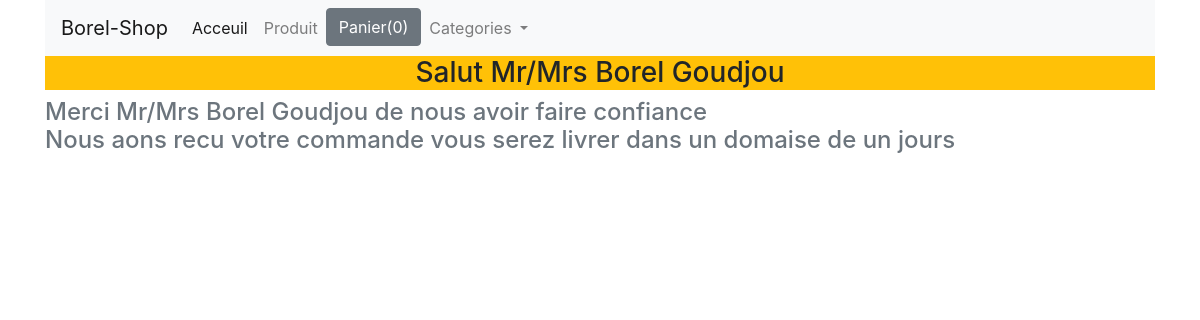
The page /confirmation/ on the database as committed earlier.
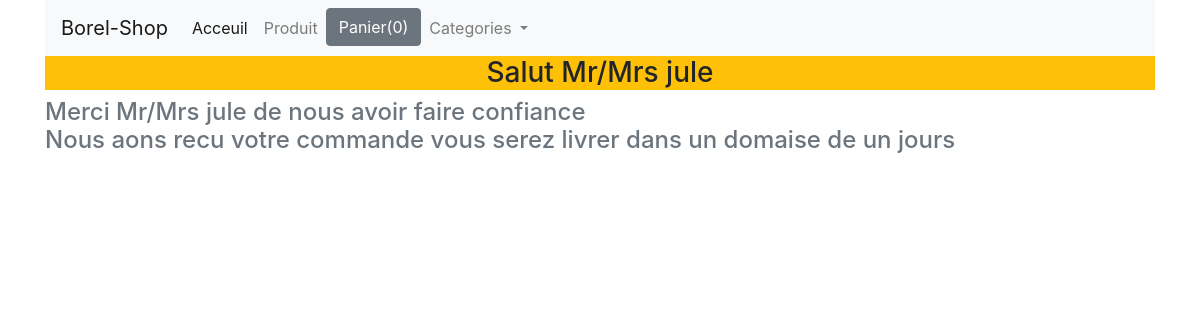
The same page on the database as committed later.
### shop/models.py (models this page shows, shortened)
class Commande(models.Model):
    items = models.CharField(max_length=1000)
    total = models.CharField(max_length=300)
    nom = models.CharField(max_length= 200)
    email = models.EmailField(max_length= 200)
    address = models.CharField(max_length= 200)
    ville  = models.CharField(max_length= 300)
    pays = models.CharField(max_length=300)
    zipcode = models.CharField(max_length=300)
    date_commande = models.DateTimeField(auto_now=True)
    class Meta:
        ordering = ['-date_commande']

### shop/views.py (the view)
# urls.py: path('confirmation/', confirmation, name="confir")
def confirmation(request):
    category = Category.objects.all()
    info = Commande.objects.all()[:1] #Ne prend que element 1
    for item in info :
        nom = item.nom
    return render(request, 'shop/confirmation.html', {'name' : nom, 'category' :category})

### shop/templates/shop/confirmation.html
{% extends "shop/base.html" %}
{% block content %}
<div class="row">
    <div class="col-md-12 ">
        <h3 class="=txt-dark text-center badge-warning"> Salut Mr/Mrs {{name}}</h3>
        <h4 class="text-muted"> Merci Mr/Mrs {{name}} de nous avoir faire confiance <br>
            Nous aons recu votre commande vous serez livrer dans un domaise de un jours </h4>
    </div>
</div>
{% endblock  %}

### shop/templates/shop/base.html (shortened to what this page needs)
<!DOCTYPE html>
<html lang="en">
<head>
    <link rel="stylesheet" href="https://cdn.jsdelivr.net/npm/bootstrap@4.0.0/dist/css/bootstrap.min.css">
  </head>
<body>
    <div class="container">
        <div class="row">
            <div class = "col-md-12">
                <nav class="navbar navbar-expand-lg navbar-light bg-light">
                    <a class="navbar-brand" href="{% url 'home' %}"> Borel-Shop </a>
                    <div class="collapse navbar-collapse" id="navbarNavDropdown">
                      <ul class="navbar-nav">
                        <li class="nav-item active">
                          <a class="nav-link" href= "{% url 'home' %}"> Acceuil <span class="sr-only">(current)</span></a>
                        </li>
                        <li class="nav-item">
                          <a class="nav-link" href="#">Produit</a>
                        </li>
                        <li class="nav-item">
                          <button id ="panier" type="button" class="btn btn-secondary" data-html ="true" data-container="body" data-toggle="popover" data-placement="bottom" data-content="Vivamus
                            sagittis lacus vel augue laoreet rutrum faucibus.">
                            Panier(0)
                          </button>
                        </li>
                        <li class="nav-item dropdown">
                          <a class="nav-link dropdown-toggle" href="#" id="navbarDropdownMenuLink" data-toggle="dropdown" aria-haspopup="true" aria-expanded="false">
                            Categories
                          </a>
                        </li>
                      </ul>
                    </div>
                  </nav>
            </div>
        </div>
        {% block content %}{% endblock %}
    </div>
</body>
</html>

Rows that differ between the two databases and show on the page:
no longer on this page (row unchanged): Commande: nom "Borel Goudjou"
added Commande: nom "jule"
